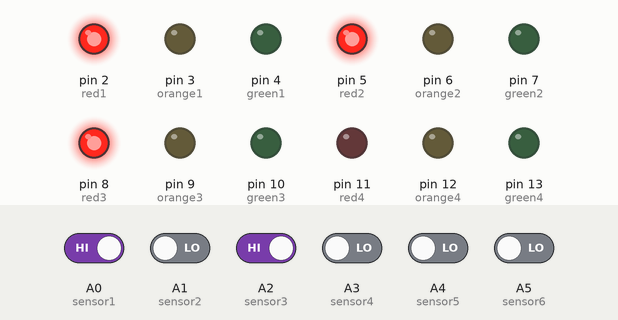
Bench run of a sketch on a simulated Arduino Nano, built with avr-gcc and run on an emulated ATmega328P. On the bench: output pins drawn as LEDs (lit = HIGH). The test bench sets the inputs (shaded band); at power-on: A0 (sensor1), A2 (sensor3) HIGH, A1 (sensor2), A3 (sensor4), A4 (sensor5), A5 (sensor6) LOW. What the sketch prints to the serial monitor is not drawn.

Above: at 0.1 s.
At 4.1 s:
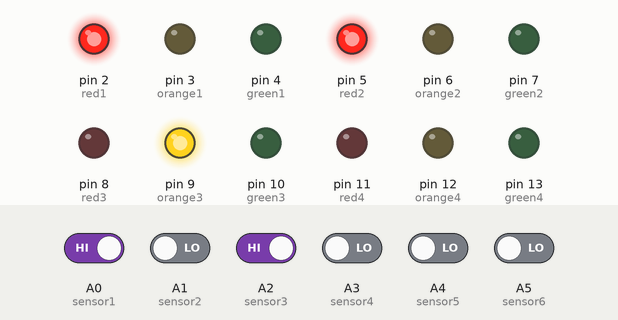
At 7.1 s:
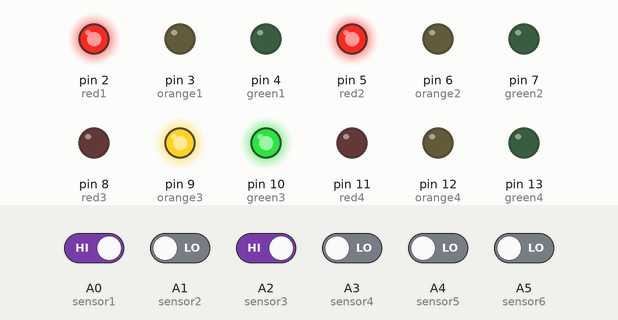
At 37.1 s:
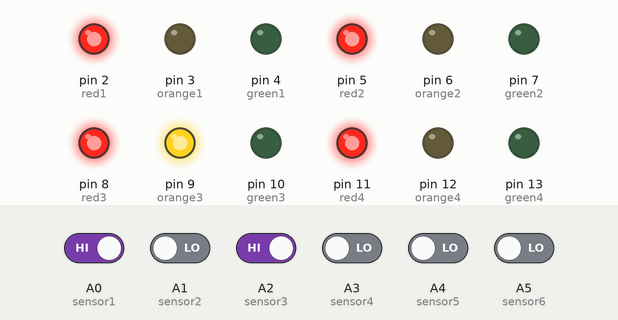
Timing chart, 0 to 38.6 s (numbered marks = the images above):
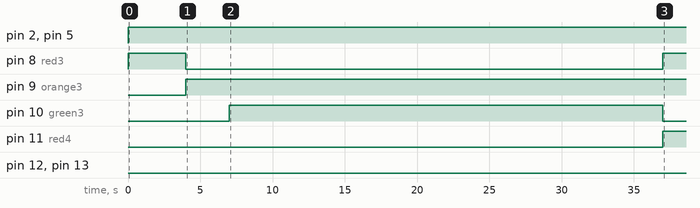

The sketch:

code.ino
```cpp
int red1=2;
int orange1=3;
int green1=4;
int red2=5;
int orange2=6;
int green2=7;
int red3=8;
int orange3=9;
int green3=10;
int red4=11;
int orange4=12;
int green4=13;
int sensor1=A0;
int sensor2=A1;
int sensor3=A2;
int sensor4=A3;
int sensor5=A4;
int sensor6=A5;
int sensor7=A6;
int sensor8=A7;
int Status1;
int Status2;
int Status3;
int Status4;
int Status5;
int Status6;
int Status7;
int Status8;

void setup() {
  // put your setup code here, to run once:
Serial.begin(9600);
pinMode(red1,OUTPUT);
pinMode(orange1,OUTPUT);
pinMode(green1,OUTPUT);
pinMode(red2,OUTPUT);
pinMode(orange2,OUTPUT);
pinMode(green2,OUTPUT);
pinMode(red3,OUTPUT);
pinMode(orange3,OUTPUT);
pinMode(green3,OUTPUT);
pinMode(red4,OUTPUT);
pinMode(orange4,OUTPUT);
pinMode(green4,OUTPUT);
pinMode(sensor1,INPUT);
pinMode(sensor2,INPUT);
pinMode(sensor3,INPUT);
pinMode(sensor4,INPUT);
pinMode(sensor5,INPUT);
pinMode(sensor6,INPUT);
pinMode(sensor7,INPUT);
pinMode(sensor8,INPUT);
}

void loop() {
  // put your main code here, to run repeatedly:
Status1=digitalRead(sensor1);
Serial.println(Status1);
Status2=digitalRead(sensor2);
Serial.println(Status2);
Status3=digitalRead(sensor3);
Serial.println(Status3);
Status4=digitalRead(sensor4);
Serial.println(Status4);
Status5=digitalRead(sensor5);
Serial.println(Status5);
Status6=digitalRead(sensor6);
Serial.println(Status6);
Status7=digitalRead(sensor7);
Serial.println(Status7);
Status8=digitalRead(sensor8);
Serial.println(Status8);

if(Status1==0&&Status2==1)
{
  digitalWrite(red1,HIGH);
  delay(4000);
  digitalWrite(red1,LOW);
  digitalWrite(orange1,HIGH);
  delay(3000);
  digitalWrite(orange1,LOW);
  digitalWrite(green1,HIGH);
  delay(10000);
  digitalWrite(green1,LOW);
  digitalWrite(red1,HIGH);
}
else{
  digitalWrite(red1,HIGH);
  digitalWrite(orange1,LOW);
  digitalWrite(green1,LOW);
}
if(Status1==0&&Status2==0)
{
  digitalWrite(red1,HIGH);
  delay(4000);
  digitalWrite(red1,LOW);
  digitalWrite(orange1,HIGH);
  delay(3000);
  digitalWrite(green1,HIGH);
  delay(30000);
  digitalWrite(green1,LOW);
  digitalWrite(red1,HIGH);
}
else {
  digitalWrite(red1,HIGH);
  digitalWrite(orange1,LOW);
  digitalWrite(green1,LOW);
}
if(Status3==0&&Status4==1)
{
   digitalWrite(red2,HIGH);
  delay(4000);
  digitalWrite(red2,LOW);
  digitalWrite(orange2,HIGH);
  delay(3000);
  digitalWrite(orange2,LOW);
  digitalWrite(green2,HIGH);
  delay(10000);
  digitalWrite(green2,LOW);
  digitalWrite(red2,HIGH);
}
else{
  digitalWrite(red2,HIGH);
  digitalWrite(orange2,LOW);
  digitalWrite(green2,LOW);
}
if(Status3==0&&Status4==0)
{
  digitalWrite(red2,HIGH);
  delay(4000);
  digitalWrite(red2,LOW);
  digitalWrite(orange2,HIGH);
  delay(3000);
  digitalWrite(green2,HIGH);
  delay(30000);
  digitalWrite(green2,LOW);
  digitalWrite(red2,HIGH);
}
else {
  digitalWrite(red2,HIGH);
  digitalWrite(orange2,LOW);
  digitalWrite(green2,LOW);
}
if(Status5==0&&Status6==1)
{
   digitalWrite(red3,HIGH);
  delay(4000);
  digitalWrite(red3,LOW);
  digitalWrite(orange3,HIGH);
  delay(3000);
  digitalWrite(orange3,LOW);
  digitalWrite(green3,HIGH);
  delay(10000);
  digitalWrite(green3,LOW);
  digitalWrite(red3,HIGH);
}
else{
  digitalWrite(red3,HIGH);
  digitalWrite(orange3,LOW);
  digitalWrite(green3,LOW);
}
if(Status5==0&&Status6==0)
{
  digitalWrite(red3,HIGH);
  delay(4000);
  digitalWrite(red3,LOW);
  digitalWrite(orange3,HIGH);
  delay(3000);
  digitalWrite(green3,HIGH);
  delay(30000);
  digitalWrite(green3,LOW);
  digitalWrite(red3,HIGH);
}
else {
  digitalWrite(red3,HIGH);
  digitalWrite(orange3,LOW);
  digitalWrite(green3,LOW);
}
if(Status7==0&&Status8==1)
{
   digitalWrite(red4,HIGH);
  delay(4000);
  digitalWrite(red4,LOW);
  digitalWrite(orange4,HIGH);
  delay(3000);
  digitalWrite(orange4,LOW);
  digitalWrite(green4,HIGH);
  delay(10000);
  digitalWrite(green4,LOW);
  digitalWrite(red4,HIGH);
}
else{
  digitalWrite(red4,HIGH);
  digitalWrite(orange4,LOW);
  digitalWrite(green4,LOW);
}
if(Status7==0&&Status8==0)
{
  digitalWrite(red4,HIGH);
  delay(4000);
  digitalWrite(red4,LOW);
  digitalWrite(orange4,HIGH);
  delay(3000);
  digitalWrite(green4,HIGH);
  delay(30000);
  digitalWrite(green4,LOW);
  digitalWrite(red4,HIGH);
}
else {
  digitalWrite(red4,HIGH);
  digitalWrite(orange4,LOW);
  digitalWrite(green4,LOW);
}
}
```

Measured:
- by itself, pin 2 (red1), pin 5 (red2): LOW → HIGH at 0.00 s
- by itself, pin 8 (red3): LOW → HIGH at 0.00 s, → LOW 4.0 s later, → HIGH 33.0 s later
- by itself, pin 9 (orange3): LOW → HIGH at 4.0 s
- by itself, pin 10 (green3): LOW → HIGH at 7.0 s, → LOW 30.0 s later
- by itself, pin 11 (red4): LOW → HIGH at 37.0 s
